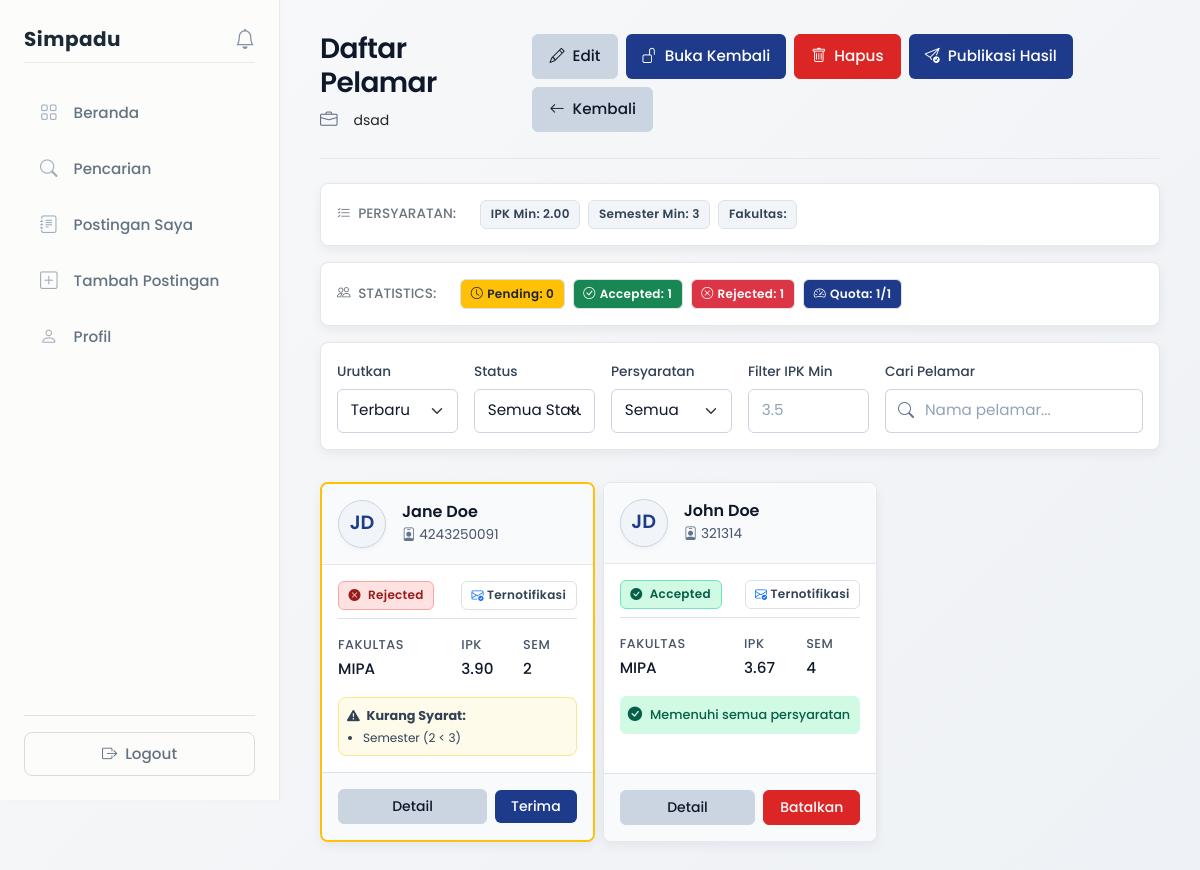
Screenshot of /views/mitra/applicants.php?id=5 (signed in) with the database file from the repository.
### tables this page shows
CREATE TABLE `peluang` (
  `id` int NOT NULL,
  `mitra_id` int NOT NULL,
  `judul` varchar(150) NOT NULL,
  `deskripsi` text NOT NULL,
  `tipe` enum('magang','kursus') NOT NULL,
  `lokasi` varchar(100) DEFAULT NULL,
  `kuota` int DEFAULT '0',
  `min_ipk` decimal(3,2) DEFAULT '0.00',
  `min_semester` int DEFAULT '1',
  `fakultas` varchar(100) DEFAULT NULL,
  `deadline` datetime NOT NULL,
  `status` enum('pending','approved','rejected') DEFAULT 'approved',
  `created_at` timestamp NULL DEFAULT CURRENT_TIMESTAMP,
  `closed_at` timestamp NULL DEFAULT NULL
);

CREATE TABLE `lamaran` (
  `id` int NOT NULL,
  `mahasiswa_id` int NOT NULL,
  `peluang_id` int NOT NULL,
  `is_recommended` tinyint(1) DEFAULT '0',
  `tanggal_apply` timestamp NULL DEFAULT CURRENT_TIMESTAMP,
  `status` enum('pending','accepted','rejected') DEFAULT 'pending',
  `result_published` tinyint(1) DEFAULT '0' COMMENT 'Status: 0=not published, 1=published to mahasiswa'
);

CREATE TABLE `mahasiswa` (
  `id` int NOT NULL,
  `user_id` int NOT NULL,
  `nim` varchar(20) DEFAULT NULL,
  `nama` varchar(100) DEFAULT NULL,
  `fakultas` varchar(100) DEFAULT NULL,
  `prodi` varchar(100) DEFAULT NULL,
  `angkatan` year DEFAULT NULL,
  `semester` int DEFAULT NULL,
  `ipk` decimal(3,2) DEFAULT NULL,
  `dpa_id` int DEFAULT NULL
);

### views/mitra/applicants.php (the view, shortened to what the rows shown need)
<?php
include __DIR__ . '/../../config/database.php';
$peluang_id = (int)$_GET['id'];
$user_id = $_SESSION['user_id'];
$query = "SELECT id, judul FROM peluang WHERE id = ? AND mitra_id = ?";
$stmt = mysqli_prepare($conn, $query);
mysqli_stmt_bind_param($stmt, 'ii', $peluang_id, $user_id);
mysqli_stmt_execute($stmt);
$result = mysqli_stmt_get_result($stmt);
$post = mysqli_fetch_assoc($result);
$query = "SELECT id, judul, deskripsi, tipe, lokasi, kuota, min_ipk, min_semester, fakultas, deadline, closed_at FROM peluang WHERE id = ? AND mitra_id = ?";
$stmt = mysqli_prepare($conn, $query);
mysqli_stmt_bind_param($stmt, 'ii', $peluang_id, $user_id);
mysqli_stmt_execute($stmt);
$post_full = mysqli_stmt_get_result($stmt);
$post_data = mysqli_fetch_assoc($post_full);
$query = "SELECT l.id, l.tanggal_apply, l.status, l.is_recommended, l.result_published,
                 m.nim, m.nama, m.fakultas, m.ipk, m.semester,
                 u.email,
                 p.min_ipk, p.min_semester, p.fakultas as required_fakultas, p.tipe
          FROM lamaran l
          JOIN mahasiswa m ON l.mahasiswa_id = m.id
          JOIN users u ON m.user_id = u.id
          JOIN peluang p ON l.peluang_id = p.id
          WHERE l.peluang_id = ?
          ORDER BY l.tanggal_apply DESC";
$stmt = mysqli_prepare($conn, $query);
mysqli_stmt_bind_param($stmt, 'i', $peluang_id);
mysqli_stmt_execute($stmt);
$applications = mysqli_stmt_get_result($stmt);
$count_query = "SELECT
    SUM(CASE WHEN status = 'pending' THEN 1 ELSE 0 END) as pending_count,
    SUM(CASE WHEN status = 'accepted' THEN 1 ELSE 0 END) as accepted_count,
    SUM(CASE WHEN status = 'rejected' THEN 1 ELSE 0 END) as rejected_count,
    COUNT(*) as total_count
    FROM lamaran WHERE peluang_id = ?";
$count_stmt = mysqli_prepare($conn, $count_query);
mysqli_stmt_bind_param($count_stmt, 'i', $peluang_id);
mysqli_stmt_execute($count_stmt);
$count_result = mysqli_stmt_get_result($count_stmt);
$counts = mysqli_fetch_assoc($count_result);
$quota_used = $counts['accepted_count'];
?>
<!DOCTYPE html>
<html lang="id">
<head>
    <link href="https://cdn.jsdelivr.net/npm/bootstrap@5.3.0/dist/css/bootstrap.min.css" rel="stylesheet">
    <link rel="stylesheet" href="https://cdn.jsdelivr.net/npm/bootstrap-icons@1.11.0/font/bootstrap-icons.css">
    <link rel="stylesheet" href="../../assets/css/global.css">
    <link rel="stylesheet" href="../../assets/css/layout.css">
    <link rel="stylesheet" href="../../assets/css/components.css">
    <link rel="stylesheet" href="../../assets/css/design-system.css">
    <link rel="stylesheet" href="../../assets/css/dashboard.css">
    <link rel="stylesheet" href="../../assets/css/mitra.css">
    <link rel="stylesheet" href="../../assets/css/layout-utilities.css">
</head>
<body>
<div class="d-flex">
    <?php include __DIR__ . '/../layouts/sidebar.php'; ?>
    <div class="content">
        <div class="page-header d-flex flex-column flex-md-row justify-content-between align-items-md-center gap-3 mb-4">
            <div>
                <h1 class="page-title">Daftar Pelamar</h1>
                <div class="page-subtitle mt-2 d-flex align-items-center">
                    <i class="bi bi-briefcase me-2" style="color: var(--icon-muted); font-size: 1.1rem;"></i>
                    <span class="text-body"><?php echo htmlspecialchars($post['judul']); ?></span>
                </div>
            </div>
        </div>
        <div class="row mb-4">
            <?php
            $req_query = "SELECT min_ipk, min_semester, fakultas FROM peluang WHERE id = ?";
            $req_stmt = mysqli_prepare($conn, $req_query);
            mysqli_stmt_bind_param($req_stmt, 'i', $peluang_id);
            mysqli_stmt_execute($req_stmt);
            $req_result = mysqli_stmt_get_result($req_stmt);
            $requirements = mysqli_fetch_assoc($req_result);
            ?>
            <div class="col-lg-12 mb-3">
                <div class="mitra-edit-card mb-0 p-3 d-flex flex-wrap gap-4 align-items-center">
                    <div class="d-flex flex-wrap gap-2">
                        <span class="mitra-badge border">
                            IPK Min: <?php echo $requirements['min_ipk'] ?? 'Tidak ada'; ?>
                        </span>
                        <span class="mitra-badge border">
                            Semester Min: <?php echo $requirements['min_semester'] ?? 'Tidak ada'; ?>
                        </span>
                        <span class="mitra-badge border">
                            Fakultas: <?php echo $requirements['fakultas'] ?? 'Semua Fakultas'; ?>
                        </span>
                    </div>
                </div>
            </div>
            <div class="col-lg-12 mb-3">
                <div class="mitra-edit-card mb-0 p-3">
                    <div class="d-flex flex-wrap gap-4 align-items-center">
                        <div class="d-flex flex-wrap gap-2">
                            <span class="mitra-badge border bg-warning text-dark">
                                <i class="bi bi-clock me-1"></i>Pending: <?php echo $counts['pending_count']; ?>
                            </span>
                            <span class="mitra-badge border bg-success text-white">
                                <i class="bi bi-check-circle me-1"></i>Accepted: <?php echo $counts['accepted_count']; ?>
                            </span>
                            <span class="mitra-badge border bg-danger text-white">
                                <i class="bi bi-x-circle me-1"></i>Rejected: <?php echo $counts['rejected_count']; ?>
                            </span>
                            <span class="mitra-badge border" style="background-color: var(--navy-color, #1e3a8a); color: white;">
                                <i class="bi bi-speedometer2 me-1"></i>Quota: <?php echo $quota_used; ?>/<?php echo $post_data['kuota']; ?>
                            </span>
                        </div>
                    </div>
                </div>
            </div>
        </div>
        <div class="row g-2">
            <?php if (mysqli_num_rows($applications) > 0):
                mysqli_data_seek($applications, 0);
                while ($app = mysqli_fetch_assoc($applications)):
                    $lacks_ipk = $app['min_ipk'] && $app['ipk'] < $app['min_ipk'];
                    $lacks_semester = $app['min_semester'] && $app['semester'] < $app['min_semester'];
                    $lacks_faculty = $app['required_fakultas'] && $app['fakultas'] !== $app['required_fakultas'];
                    $lacks_any = $lacks_ipk || $lacks_semester || $lacks_faculty;
                    $meets_all = !$lacks_any;
                    $name_parts = explode(' ', trim($app['nama']));
                    $initials = strtoupper(substr($name_parts[0], 0, 1));
                    if(isset($name_parts[1])) {
                        $initials .= strtoupper(substr($name_parts[1], 0, 1));
                    }
                    ?>
                    <div class="col-md-6 col-xl-4 applicant-card"
                         data-status="<?php echo $app['status']; ?>"
                         data-name="<?php echo strtolower($app['nama']); ?>"
                         data-ipk="<?php echo $app['ipk']; ?>"
                         data-apply-date="<?php echo $app['tanggal_apply']; ?>"
                         data-meets="<?php echo $meets_all ? 'meets' : 'lacks'; ?>">
                        <div class="mitra-profile-card h-100 d-flex flex-column mb-0 <?php echo $lacks_any ? 'border-warning' : ''; ?>" style="<?php echo $lacks_any ? 'border-width: 2px;' : ''; ?>">
                            <div class="mitra-profile-header p-3 d-flex justify-content-between align-items-start">
                                <div class="d-flex align-items-center gap-3">
                                    <div class="mitra-avatar shadow-sm" style="width: 48px; height: 48px; font-size: 1.2rem;">
                                        <?php echo $initials; ?>
                                    </div>
                                    <div class="mitra-header-info">
                                        <h6 class="mitra-name mb-0 fs-6"><?php echo htmlspecialchars($app['nama']); ?></h6>
                                        <div class="mitra-email mt-1">
                                            <span><i class="bi bi-person-badge"></i> <?php echo htmlspecialchars($app['nim']); ?></span>
                                        </div>
                                    </div>
                                </div>
                            </div>
                            <div class="mitra-profile-body p-3 flex-grow-1">
                                <div class="d-flex justify-content-between align-items-center mb-3 pb-2 border-bottom">
                                    <div>
                                        <span class="mitra-badge <?php
                                            echo ($app['status'] == 'accepted') ? 'status-success' :
                                                (($app['status'] == 'rejected') ? 'status-danger' : 'status-warning');
                                        ?>">
                                            <?php if($app['status'] == 'accepted') echo '<i class="bi bi-check-circle-fill me-1"></i>'; ?>
                                            <?php if($app['status'] == 'rejected') echo '<i class="bi bi-x-circle-fill me-1"></i>'; ?>
                                            <?php echo ucfirst($app['status']); ?>
                                        </span>
                                    </div>
                                    <?php if ($app['result_published']): ?>
                                        <span class="mitra-badge border bg-white">
                                            <i class="bi bi-envelope-check text-primary"></i> Ternotifikasi
                                        </span>
                                    <?php endif; ?>
                                </div>
                                <div class="row g-2 mb-3">
                                    <div class="col-6">
                                        <div class="info-label mb-1">Fakultas</div>
                                        <div class="info-value text-truncate" title="<?php echo htmlspecialchars($app['fakultas']); ?>">
                                            <?php echo htmlspecialchars($app['fakultas']); ?>
                                        </div>
                                    </div>
                                    <div class="col-3">
                                        <div class="info-label mb-1">IPK</div>
                                        <div class="info-value"><?php echo $app['ipk']; ?></div>
                                    </div>
                                    <div class="col-3">
                                        <div class="info-label mb-1">Sem</div>
                                        <div class="info-value"><?php echo $app['semester']; ?></div>
                                    </div>
                                </div>
                                <?php if ($lacks_any): ?>
                                    <div class="custom-notice notice-warning p-2 mt-2 d-flex flex-column gap-1">
                                        <span class="fw-bold" style="font-size: 0.8rem;"><i class="bi bi-exclamation-triangle-fill me-1"></i> Kurang Syarat:</span>
                                        <ul class="mb-0 ps-3" style="font-size: 0.75rem;">
                                            <?php if ($lacks_semester): ?>
                                                <li>Semester (<?php echo $app['semester']; ?> < <?php echo $app['min_semester']; ?>)</li>
                                            <?php endif; ?>
                                        </ul>
                                    </div>
                                <?php else: ?>
                                    <div class="p-2 mt-2 rounded d-flex align-items-center gap-2 status-success border-0 bg-opacity-50">
                                        <i class="bi bi-check-circle-fill" style="font-size: 0.9rem;"></i>
                                        <span style="font-size: 0.8rem; font-weight: 500;">Memenuhi semua persyaratan</span>
                                    </div>
                                <?php endif; ?>
                            </div>
                            <div class="p-3 border-top d-flex gap-2 justify-content-between align-items-center mt-auto" style="background-color: #F8FAFC;">
                                <a href="view_applicant.php?id=<?php echo $app['id']; ?>" class="btn btn-sm btn-soft-outline flex-grow-1 fw-medium">
                                    Detail
                                </a>
                                <div class="d-flex gap-2">
                                    <?php if ($app['status'] == 'pending'): ?>
                                        <button type="button" class="btn btn-sm btn-navy px-3" onclick="acceptApplication(<?php echo $app['id']; ?>)">
                                            <i class="bi bi-check-lg"></i> Terima
                                        </button>
                                        <button type="button" class="btn btn-sm btn-soft-danger px-3" onclick="rejectApplication(<?php echo $app['id']; ?>)">
                                            <i class="bi bi-x-lg"></i> Tolak
                                        </button>
                                    <?php elseif ($app['status'] == 'accepted'): ?>
                                        <button type="button" class="btn btn-sm btn-soft-danger px-3" onclick="rejectApplication(<?php echo $app['id']; ?>)">
                                            Batalkan
                                        </button>
                                    <?php elseif ($app['status'] == 'rejected'): ?>
                                        <button type="button" class="btn btn-sm btn-navy px-3" onclick="acceptApplication(<?php echo $app['id']; ?>)">
                                            Terima
                                        </button>
                                    <?php endif; ?>
                                </div>
                            </div>
                        </div>
                    </div>
                <?php endwhile;
            endif; ?>
        </div>
    </div>
</div>
</body>
</html>

### rows the page displays
peluang: judul "dsad", min_ipk "2.00", min_semester "3", kuota "1"
lamaran: mahasiswa.nama "JD", mahasiswa.nama "Jane Doe", mahasiswa.nim "4243250091", status "Rejected", result_published 1 (drawn), mahasiswa.fakultas "MIPA", mahasiswa.ipk "3.90", mahasiswa.semester "2", peluang.min_semester "3"
lamaran: mahasiswa.nama "JD", mahasiswa.nama "John Doe", mahasiswa.nim "321314", status "Accepted", result_published 1 (drawn), mahasiswa.fakultas "MIPA", mahasiswa.ipk "3.67", mahasiswa.semester "4", shows "Memenuhi semua persyaratan"

### other values shown
$counts['pending_count'] "0"
$counts['accepted_count'] "1"
$counts['rejected_count'] "1"
$quota_used "1"
